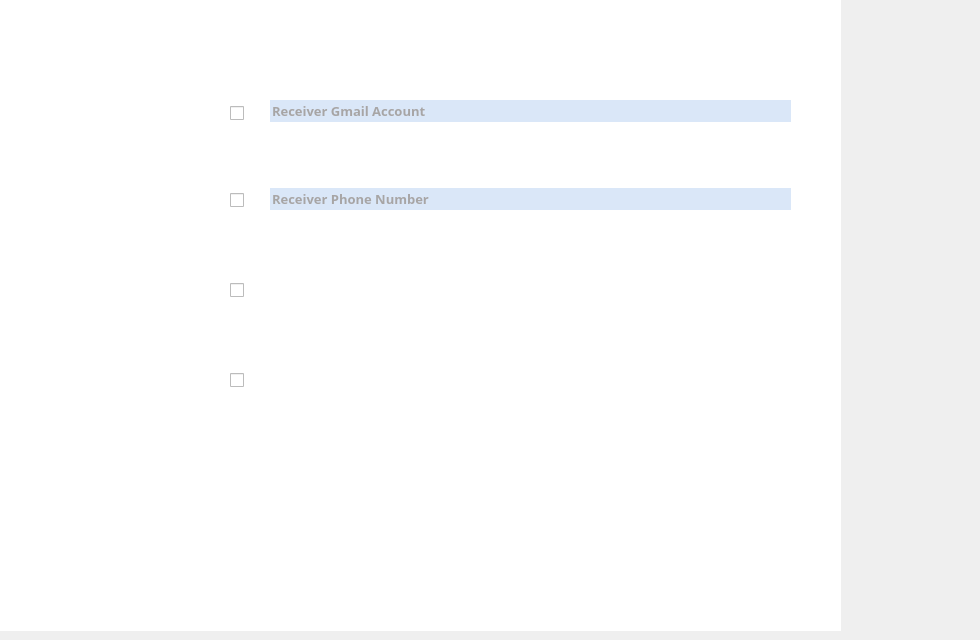
        <widget class="QWidget" name="CreatePostpage2">
         <widget class="QPushButton" name="doneButton">
          <property name="geometry">
           <rect>
            <x>430</x>
            <y>490</y>
            <width>61</width>
            <height>51</height>
           </rect>
          </property>
          <property name="icon">
           <iconset resource="images_and_icons/SignInRegPage.qrc">
            <normaloff>:/Main/SignInRegPage/EnterButton.png</normaloff>:/Main/SignInRegPage/EnterButton.png</iconset>
          </property>
          <property name="iconSize">
           <size>
            <width>60</width>
            <height>60</height>
           </size>
          </property>
          <property name="flat">
           <bool>true</bool>
          </property>
         </widget>
         <widget class="QLabel" name="background_5">
          <property name="geometry">
           <rect>
            <x>0</x>
            <y>0</y>
            <width>841</width>
            <height>631</height>
           </rect>
          </property>
          <property name="styleSheet">
           <string notr="true">background-color: rgb(255, 255, 255);</string>
          </property>
          <property name="text">
           <string/>
          </property>
         </widget>
         <widget class="QLabel" name="bgContainer_2">
          <property name="geometry">
           <rect>
            <x>80</x>
            <y>20</y>
            <width>891</width>
            <height>581</height>
           </rect>
          </property>
          <property name="text">
           <string>&lt;html&gt;&lt;head/&gt;&lt;body&gt;&lt;p&gt;&lt;img src=&quot;:/User/User/friendContainer.png&quot;height=&quot;600&quot; /&gt;&lt;/p&gt;&lt;/body&gt;&lt;/html&gt;</string>
          </property>
         </widget>
         <widget class="QLabel" name="Style_5">
          <property name="geometry">
           <rect>
            <x>-50</x>
            <y>-30</y>
            <width>921</width>
            <height>261</height>
           </rect>
          </property>
          <property name="text">
           <string>&lt;html&gt;&lt;head/&gt;&lt;body&gt;&lt;p&gt;&lt;img src=&quot;:/User/User/Style1.png&quot;width=&quot;1000&quot; height=&quot;200&quot;/&gt;&lt;/p&gt;&lt;/body&gt;&lt;/html&gt;</string>
          </property>
         </widget>
         <widget class="QCheckBox" name="googlecheckBox">
          <property name="geometry">
           <rect>
            <x>230</x>
            <y>103</y>
            <width>20</width>
            <height>21</height>
           </rect>
          </property>
          <property name="text">
           <string/>
          </property>
         </widget>
         <widget class="QLabel" name="googleLogo">
          <property name="geometry">
           <rect>
            <x>140</x>
            <y>80</y>
            <width>61</width>
            <height>71</height>
           </rect>
          </property>
          <property name="text">
           <string>&lt;html&gt;&lt;head/&gt;&lt;body&gt;&lt;p&gt;&lt;img src=&quot;:/User/User/google.png&quot;width=&quot;65&quot;/&gt;&lt;/p&gt;&lt;/body&gt;&lt;/html&gt;</string>
          </property>
         </widget>
         <widget class="QLabel" name="facebookLogo">
          <property name="geometry">
           <rect>
            <x>140</x>
            <y>350</y>
            <width>61</width>
            <height>71</height>
           </rect>
          </property>
          <property name="text">
           <string>&lt;html&gt;&lt;head/&gt;&lt;body&gt;&lt;p&gt;&lt;img src=&quot;:/User/User/facebook.png&quot;width=&quot;65&quot;/&gt;&lt;/p&gt;&lt;/body&gt;&lt;/html&gt;</string>
          </property>
         </widget>
         <widget class="QLabel" name="twitterLogo">
          <property name="geometry">
           <rect>
            <x>140</x>
            <y>260</y>
            <width>61</width>
            <height>71</height>
           </rect>
          </property>
          <property name="text">
           <string>&lt;html&gt;&lt;head/&gt;&lt;body&gt;&lt;p&gt;&lt;img src=&quot;:/User/User/twitter.png&quot;width=&quot;65&quot;/&gt;&lt;/p&gt;&lt;/body&gt;&lt;/html&gt;</string>
          </property>
         </widget>
         <widget class="QLabel" name="smsLogo">
          <property name="geometry">
           <rect>
            <x>140</x>
            <y>170</y>
            <width>71</width>
            <height>71</height>
           </rect>
          </property>
          <property name="text">
           <string>&lt;html&gt;&lt;head/&gt;&lt;body&gt;&lt;p&gt;&lt;img src=&quot;:/User/User/sms.png&quot;width=&quot;65&quot;/&gt;&lt;/p&gt;&lt;/body&gt;&lt;/html&gt;</string>
          </property>
         </widget>
         <widget class="QCheckBox" name="smscheckBox">
          <property name="geometry">
           <rect>
            <x>230</x>
            <y>190</y>
            <width>20</width>
            <height>21</height>
           </rect>
          </property>
          <property name="text">
           <string/>
          </property>
         </widget>
         <widget class="QCheckBox" name="twittercheckBox">
          <property name="geometry">
           <rect>
            <x>230</x>
            <y>280</y>
            <width>20</width>
            <height>21</height>
           </rect>
          </property>
          <property name="text">
           <string/>
          </property>
         </widget>
         <widget class="QCheckBox" name="facebookcheckBox">
          <property name="geometry">
           <rect>
            <x>230</x>
            <y>370</y>
            <width>20</width>
            <height>21</height>
           </rect>
          </property>
          <property name="text">
           <string/>
          </property>
         </widget>
         <widget class="QLabel" name="gmailContain">
          <property name="geometry">
           <rect>
            <x>258</x>
            <y>82</y>
            <width>561</width>
            <height>61</height>
           </rect>
          </property>
          <property name="text">
           <string>&lt;html&gt;&lt;head/&gt;&lt;body&gt;&lt;p&gt;&lt;img src=&quot;:/User/User/friendSearch.png&quot;width=&quot;550&quot;/&gt;&lt;/p&gt;&lt;/body&gt;&lt;/html&gt;</string>
          </property>
         </widget>
         <widget class="QLineEdit" name="gmailEnter">
          <property name="geometry">
           <rect>
            <x>270</x>
            <y>100</y>
            <width>521</width>
            <height>22</height>
           </rect>
          </property>
          <property name="font">
           <font>
            <family>Bahnschrift SemiBold</family>
            <pointsize>10</pointsize>
            <weight>75</weight>
            <bold>true</bold>
           </font>
          </property>
          <property name="styleSheet">
           <string notr="true">background-color: rgb(218, 231, 248);
color: rgb(167, 165, 165);</string>
          </property>
          <property name="inputMask">
           <string/>
          </property>
          <property name="text">
           <string>Receiver Gmail Account</string>
          </property>
          <property name="frame">
           <bool>false</bool>
          </property>
          <property name="clearButtonEnabled">
           <bool>false</bool>
          </property>
         </widget>
         <widget class="QLabel" name="smsContain">
          <property name="geometry">
           <rect>
            <x>258</x>
            <y>170</y>
            <width>561</width>
            <height>61</height>
           </rect>
          </property>
          <property name="text">
           <string>&lt;html&gt;&lt;head/&gt;&lt;body&gt;&lt;p&gt;&lt;img src=&quot;:/User/User/friendSearch.png&quot;width=&quot;550&quot;/&gt;&lt;/p&gt;&lt;/body&gt;&lt;/html&gt;</string>
          </property>
         </widget>
         <widget class="QLineEdit" name="smsEnter">
          <property name="geometry">
           <rect>
            <x>270</x>
            <y>188</y>
            <width>521</width>
            <height>22</height>
           </rect>
          </property>
          <property name="font">
           <font>
            <family>Bahnschrift SemiBold</family>
            <pointsize>10</pointsize>
            <weight>75</weight>
            <bold>true</bold>
           </font>
          </property>
          <property name="styleSheet">
           <string notr="true">background-color: rgb(218, 231, 248);
color: rgb(167, 165, 165);</string>
          </property>
          <property name="inputMask">
           <string/>
          </property>
          <property name="text">
           <string>Receiver Phone Number</string>
          </property>
          <property name="frame">
           <bool>false</bool>
          </property>
          <property name="clearButtonEnabled">
           <bool>false</bool>
          </property>
         </widget>
         <zorder>background_5</zorder>
         <zorder>Style_5</zorder>
         <zorder>bgContainer_2</zorder>
         <zorder>doneButton</zorder>
         <zorder>googlecheckBox</zorder>
         <zorder>googleLogo</zorder>
         <zorder>facebookLogo</zorder>
         <zorder>twitterLogo</zorder>
         <zorder>smsLogo</zorder>
         <zorder>smscheckBox</zorder>
         <zorder>twittercheckBox</zorder>
         <zorder>facebookcheckBox</zorder>
         <zorder>gmailContain</zorder>
         <zorder>gmailEnter</zorder>
         <zorder>smsContain</zorder>
         <zorder>smsEnter</zorder>
        </widget>
